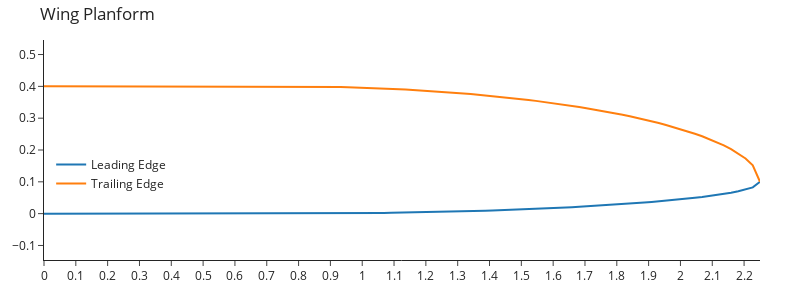

The notebook cell saved with this chart:
### Code cell
from acdesign.avl.parse_avl_output import parse_strip_forces, parse_strip_force_df
from pathlib import Path    
from acdesign.avl.avl_runner import run_avl
from itertools import chain

from acdesign.avl.keywords import kwdict
from acdesign.aircraft.wing import Wing
from acdesign.aircraft.wing_panel import WingPanel

wing = Wing(
    [
        WingPanel.trapezoidal(1.5, 1.5 * 0.4, 1, 0.25),
        #WingPanel.trapz_crct(3, 0.4, 0.2, 0.25),
        WingPanel.elliptical_cr(3, 0.4, 0.25),
    ]
)

avlheader = kwdict["HEADER"](
    "MACE 1", 0, 1, 0, 0, wing.S, wing.smc, wing.b, -wing.smc / 4, 0, 0
)[1:]
avldata = wing.dump_avl(np.linspace(0, 1, 20), sections="flat")
Path("avl/geom.avl").write_text("\n".join(avlheader + avldata))


cls = np.linspace(0.1, 1.0, 5)

def run_cl(name: str, cl: float):
    return [
        f"a c {cl}",
        "x",
        f"ft total_forces_{name}.out",
        f"fs strip_forces_{name}.out",
    ]

print(run_avl(
    [
        "load geom.avl",
        "OPER",
        *chain(*[run_cl(i, cl)  for i, cl in enumerate(cls)]),
        "",
        "QUIT",
    ]
)[1])

cls = np.linspace(0.1, 1.0, 5)

sload_dfs = [parse_strip_force_df(Path(f"avl/strip_forces_{i}.out")) for i in range(len(cls))]
sloads = [parse_strip_forces(Path(f"avl/strip_forces_{i}.out"), wing.b) for i in range(len(cls))]

print(wing)
fig = wing.plot()
fig.update_layout(
    template="simple_white",
    title="Wing Planform",
    xaxis=dict(dtick=0.1),
    yaxis=dict(dtick=0.1),
    legend=dict(yanchor="top", y=0.5, xanchor="left", x=0.01),
    margin=dict(l=40, r=40, t=40, b=40  ),
    width=800, height=300
)
